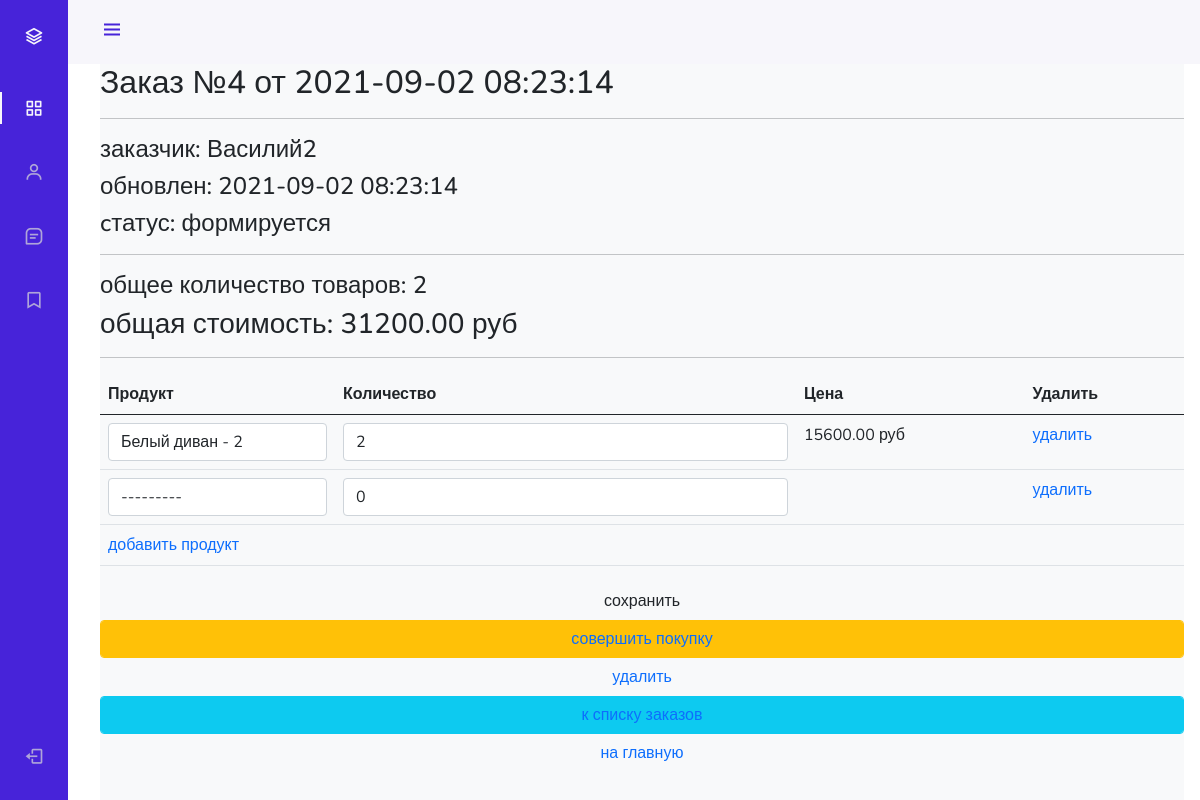
The app's page /order/update/4/ (signed in) with its own data.
### ordersapp/models.py (models this page shows, shortened)
class Order(models.Model):
    FORMING = 'FM'
    SENT_TO_PROCEED = 'STP'
    PROCEEDED = 'PRD'
    PAID = 'PD'
    READY = 'RDY'
    CANCEL = 'CNC'
    ORDER_STATUS_CHOICES = (
        (FORMING, 'формируется'),
        (SENT_TO_PROCEED, 'отправлено в обработку'),
        (PROCEEDED, 'обрабатывается'),
        (PAID, 'оплачен'),
        (READY, 'готов к выдаче'),
        (CANCEL, 'отменен'),
    )
    user = models.ForeignKey(
        settings.AUTH_USER_MODEL,
        on_delete=models.CASCADE,
    )
    created = models.DateTimeField(
        verbose_name='создан',
        auto_now_add=True,
    )
    updated = models.DateTimeField(
        verbose_name='обновлен',
        auto_now=True,
    )
    status = models.CharField(
        verbose_name='статус',
        max_length=3,
        choices=ORDER_STATUS_CHOICES,
        default=FORMING,
    )
    is_active = models.BooleanField(
        verbose_name='активен',
        default=True
    )
    class Meta:
        ordering = ('-created',)
        verbose_name = 'заказ'
        verbose_name_plural = 'заказы'
    def get_total_quantity(self):
        items = self.orderitems.select_related()
        return sum(list(map(lambda x: x.quantity, items)))
    def get_total_cost(self):
        items = self.orderitems.select_related()
        return sum(list(map(lambda x: x.quantity * x.product.price, items)))

class OrderItem(models.Model):
    objects = OrderItemQuerySet.as_manager()
    order = models.ForeignKey(
        Order,
        related_name='orderitems',
        on_delete=models.CASCADE,
    )
    product = models.ForeignKey(
        Product,
        verbose_name='продукт',
        on_delete=models.CASCADE,
    )
    quantity = models.PositiveIntegerField(
        verbose_name='количество',
        default=0
    )

### authapp/models.py (models this page shows, shortened)
class ShopUser(AbstractUser):
    avatar = models.ImageField(upload_to='users_avatars', blank=True)
    age = models.PositiveIntegerField(verbose_name='возраст', default=18)
    activation_key = models.CharField(
        max_length=128,
        blank=True,
    )
    activation_key_expires = models.DateTimeField(
        default=(now() + timedelta(hours=48))
    )

### mainapp/models.py (models this page shows)
class Product(models.Model):
    category = models.ForeignKey(
        ProductCategory,
        on_delete=models.CASCADE,
        verbose_name='категория',
    )
    name = models.CharField(
        verbose_name='название продукта',
        max_length=128,
    )
    short_desc = models.CharField(
        max_length=256,
        blank=True,
        verbose_name='краткое описание',
    )
    image = models.ImageField(
        upload_to='products_images',
        blank=True,
    )
    description = models.TextField(
        verbose_name='описание',
        blank=True,
    )
    price = models.DecimalField(
        verbose_name='цена',
        max_digits=8,
        decimal_places=2,
        default=0,
    )
    quantity = models.PositiveIntegerField(
        verbose_name='количество на складе',
        default=0,
    )
    is_active = models.BooleanField(default=True)
    def __str__(self):
        return f'{self.name} - {self.pk}'
    class Meta:
        verbose_name = 'товар'
        verbose_name_plural = 'товары'
    @staticmethod
    def get_items():
        return Product.objects.filter(is_active=True).order_by('category', 'name')

### ordersapp/views.py (the view, shortened to what this page needs)
# urls.py: path('update/<int:pk>/', OrderUpdate.as_view(), name='order_update'),
class OrderUpdate(LoginRequiredMixin, UpdateView):
    model = Order
    fields = []
    context_object_name = 'object'
    success_url = reverse_lazy('ordersapp:orders_list')
    def get_context_data(self, **kwargs):
        data = super(OrderUpdate, self).get_context_data(**kwargs)
        OrderFormSet = inlineformset_factory(Order, OrderItem, form=OrderItemForm, extra=1)
        if self.request.POST:
            data['orderitems'] = OrderFormSet(self.request.POST, instance=self.object)
        else:
            formset = OrderFormSet(instance=self.object)
            for form in formset.forms:
                if form.instance.pk:
                    form.initial['price'] = form.instance.product.price
            data['orderitems'] = formset
        return data

### mainapp/context_processors.py (called while the page is built)
def basket(request):
    print('Привет, это контекстный процессор')
    basket = []
    if request.user.is_authenticated:
        basket = Basket.objects.filter(user=request.user)
    return {
        'basket': basket,
    }

### ordersapp/templates/ordersapp/order_form.html (shortened to what this page needs)
{% extends "adminapp/base.html" %}
{% load static %}
{% block content %}
   {% include 'ordersapp/includes/inc_order_summary.html' %}
   <div class="order_form">
       <form action="" method="post">
           <table class="table">
               {% for form in orderitems.forms %}
                   {% if forloop.first %}
                       <thead>
                       <tr>
                           {% for field in form.visible_fields %}
                               <th class="{% cycle 'td1' 'td2' 'td3' %} order formset_td">
                                   {{ field.label|capfirst }}
                               </th>
                           {% endfor %}
                       </tr>
                       </thead>
                   {% endif %}
                   <tr class="formset_row">
                       {% for field in form.visible_fields %}
                           <td class="{% cycle 'td1' 'td2' 'td3' %} order formset_td">
                               {% if field.name != 'price' %}
                                   {{ field }}
                               {% else %}
                                   {% if field.value %}
                                       <span class="orderitems-{{forloop.parentloop.counter0}}-price">
                                         {{ field.value }}
                                       </span> руб
                                   {% endif %}
                               {% endif %}
                           </td>
                       {% endfor %}
                   </tr>
               {% endfor %}
           </table>
           <button type="submit" value="сохранить" class="btn btn-default btn-round form-control last">сохранить</button>
           {% include 'ordersapp/includes/inc_order_actions.html' %}
       </form>
   </div>
{% endblock %}

### ordersapp/templates/ordersapp/includes/inc_order_summary.html (shortened to what this page needs)
{% if object %}
   <div class="h2">Заказ №{{ object.pk }} от {{ object.created|date:"Y-m-d H:i:s" }}</div>
   <hr>
   <div class="h4">заказчик: {{ user.last_name }} {{ user.first_name }} </div>
   <div class="h4">обновлен: {{ object.updated|date:"Y-m-d H:i:s" }}</div>
   <div class="h4">cтатус: {{ object.get_status_display }}</div>
   <hr>
   <div class="h4">
       общее количество товаров: <span class="order_total_quantity">{{ object.get_total_quantity }}</span>
   </div>
   <div class="h3">
       общая стоимость: <span class="order_total_cost">{{ object.get_total_cost }}</span> руб
   </div>
{% endif %}
<hr>

### geekshop/static/geekshop/style.css (style rules this page uses)
* { margin: 0; padding: 0; }
body { font-family: 'Montserrat', sans-serif; }
html, body { height: 100%; }
table { width: 100%; }
td:first-child { width: 235px; }

### adminapp/static/adminapp/css/style.css (style rules this page uses)
:root { --header-height: 3rem; --nav-width: 68px; --first-color: #4723D9; --first-color-light: #AFA5D9; --white-color: #F7F6FB; --body-font: 'Nunito', sans-serif; --normal-font-size: 1rem; --z-fixed: 100 }
body { position: relative; margin: var(--header-height) 0 0 0; padding: 0 1rem; font-family: var(--body-font); font-size: var(--normal-font-size); transition: .5s }
@media screen and (min-width: 768px) { body { margin: calc(var(--header-height) + 1rem) 0 0 0; padding-left: calc(var(--nav-width) + 2rem) } }

### records on screen
Order: pk "4", created "2021-09-02 08:23:14", updated "2021-09-02 08:23:14", status "формируется", get_total_quantity "2", get_total_cost "31200.00"
ShopUser: first_name "Василий2"
Product: value "15600.00"

### other values on screen
{{ field.label|capfirst }} "Продукт" "Количество" "Цена" "Удалить"
